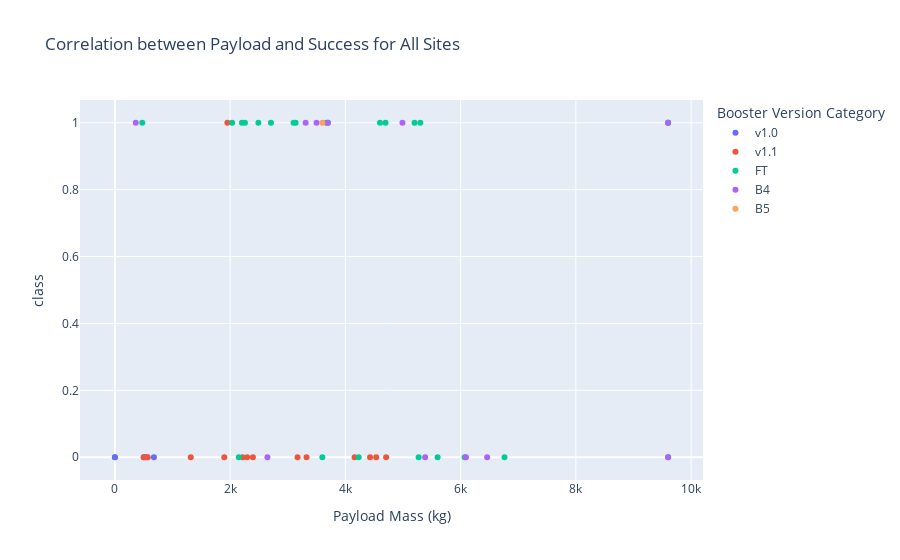

Notebook code for this chart:
### Code cell
cat = px.scatter(spacex_df, x = 'Payload Mass (kg)', y = 'class', 
                          color="Booster Version Category",
                     title='Correlation between Payload and Success for All Sites')
cat

### Figure 1 — Plotly figure (JSON) as saved in the notebook; plotly's stock layout.template omitted (floating-point values rounded to 4 significant figures)
{"data": [{"hovertemplate": "Booster Version Category=v1.0<br>Payload Mass (kg)=%{x}<br>class=%{y}<extra></extra>", "legendgroup": "v1.0", "marker": {"color": "#636efa", "symbol": "circle"}, "mode": "markers", "name": "v1.0", "orientation": "v", "showlegend": true, "type": "scatter", "x": [0, 0, 525, 500, 677], "xaxis": "x", "y": [0, 0, 0, 0, 0], "yaxis": "y"}, {"hovertemplate": "Booster Version Category=v1.1<br>Payload Mass (kg)=%{x}<br>class=%{y}<extra></extra>", "legendgroup": "v1.1", "marker": {"color": "#EF553B", "symbol": "circle"}, "mode": "markers", "name": "v1.1", "orientation": "v", "showlegend": true, "type": "scatter", "x": [3170, 3325, 2296, 1316, 4535, 4428, 2216, 2395, 570, 4159, 1898, 4707, 1952, 500, 553], "xaxis": "x", "y": [0, 0, 0, 0, 0, 0, 0, 0, 0, 0, 0, 0, 1, 0, 0], "yaxis": "y"}, {"hovertemplate": "Booster Version Category=FT<br>Payload Mass (kg)=%{x}<br>class=%{y}<extra></extra>", "legendgroup": "FT", "marker": {"color": "#00cc96", "symbol": "circle"}, "mode": "markers", "name": "FT", "orientation": "v", "showlegend": true, "type": "scatter", "x": [2034, 5271, 3136, 4696, 3100, 3600, 2257, 4600, 9600, 9600, 475, 9600, 2150, 2490, 5600, 5300, 3697.0, 6070, 2708, 3669, 6761, 5200, 2205, 4230], "xaxis": "x", "y": [1, 0, 1, 1, 1, 0, 1, 1, 1, 1, 1, 0, 0, 1, 0, 1, 1, 0, 1, 1, 0, 1, 1, 0], "yaxis": "y"}, {"hovertemplate": "Booster Version Category=B4<br>Payload Mass (kg)=%{x}<br>class=%{y}<extra></extra>", "legendgroup": "B4", "marker": {"color": "#ab63fa", "symbol": "circle"}, "mode": "markers", "name": "B4", "orientation": "v", "showlegend": true, "type": "scatter", "x": [9600, 9600, 6460, 3310, 4990, 3500, 3697.0, 6092, 2647, 362, 5384], "xaxis": "x", "y": [1, 0, 0, 1, 1, 1, 1, 0, 0, 1, 0], "yaxis": "y"}, {"hovertemplate": "Booster Version Category=B5<br>Payload Mass (kg)=%{x}<br>class=%{y}<extra></extra>", "legendgroup": "B5", "marker": {"color": "#FFA15A", "symbol": "circle"}, "mode": "markers", "name": "B5", "orientation": "v", "showlegend": true, "type": "scatter", "x": [3600], "xaxis": "x", "y": [1], "yaxis": "y"}], "layout": {"legend": {"title": {"text": "Booster Version Category"}, "tracegroupgap": 0}, "title": {"text": "Correlation between Payload and Success for All Sites"}, "xaxis": {"anchor": "y", "domain": [0, 1], "title": {"text": "Payload Mass (kg)"}}, "yaxis": {"anchor": "x", "domain": [0, 1], "title": {"text": "class"}}}}
